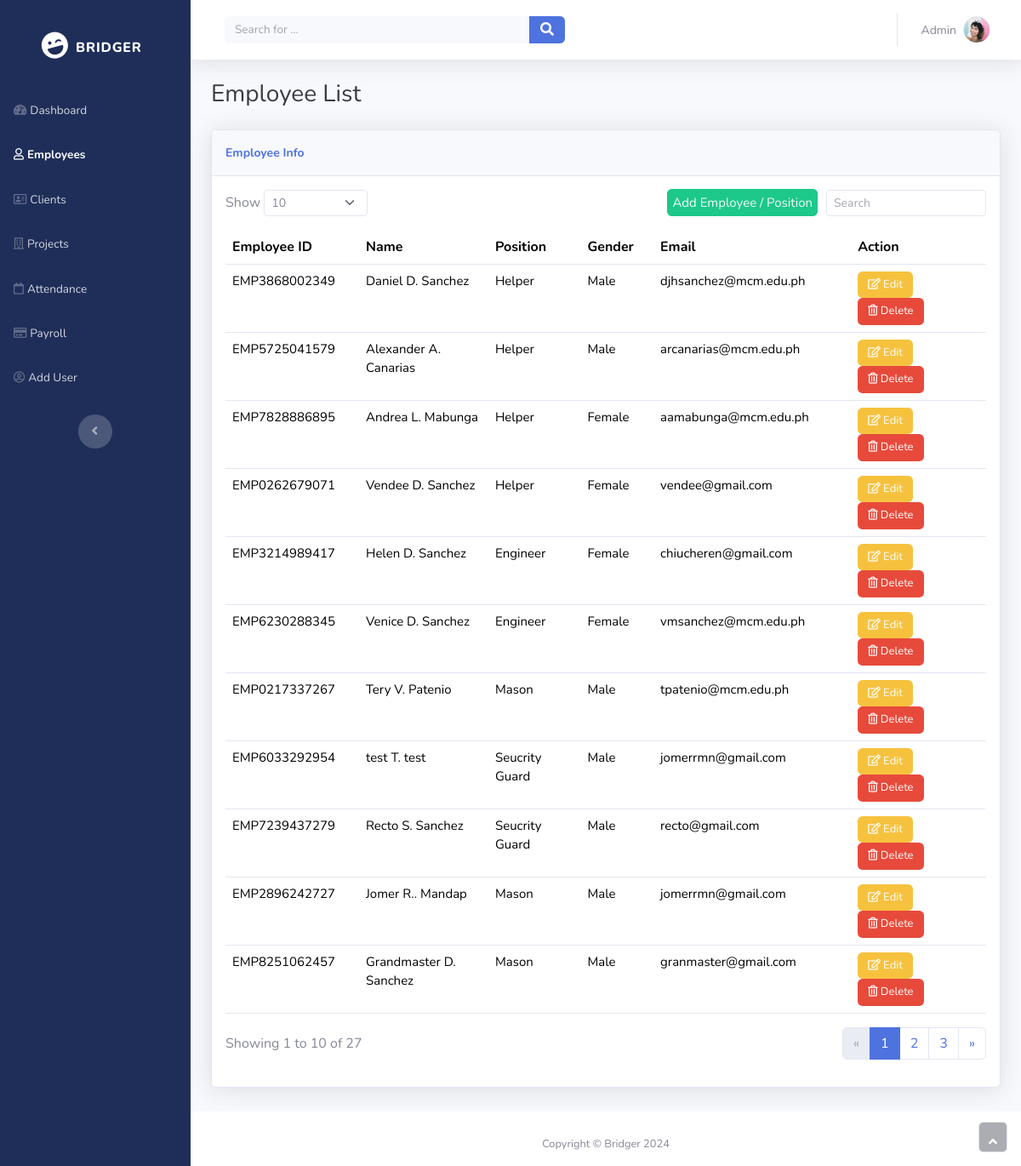
/n_employee, run on the app's committed database.
### tables this page shows
CREATE TABLE "employee" (
	"empID"	TEXT NOT NULL UNIQUE,
	"posID"	TEXT NOT NULL,
	"empFName"	TEXT NOT NULL,
	"empLName"	TEXT NOT NULL,
	"empInitial"	TEXT NOT NULL,
	"gender"	INTEGER NOT NULL,
	"birthdate"	TEXT NOT NULL,
	"age"	INTEGER NOT NULL,
	"contact"	NUMERIC NOT NULL,
	"email"	TEXT NOT NULL,
	PRIMARY KEY("empID"),
	FOREIGN KEY("posID") REFERENCES "position"("posID")
);

CREATE TABLE "position" (
	"posID"	TEXT NOT NULL UNIQUE,
	"type"	TEXT NOT NULL,
	PRIMARY KEY("posID")
);

CREATE TABLE "gender" (
	"gender_id"	INTEGER NOT NULL UNIQUE,
	"type"	TEXT NOT NULL,
	PRIMARY KEY("gender_id")
);

### app.py (the view)
@app.route('/n_employee')
def view_employees():
    try:
        connection = get_db_connection()
        cursor = connection.cursor()
        cursor.execute("SELECT * FROM EmployeeInfo")
        employees = cursor.fetchall()
        return render_template('n_employee.html', employees=employees)
    except Exception as e:
        return render_template('n_employee.html', message="Error fetching employees: {}".format(e))
    finally:
        connection.close()

### app.py (called while the page is built)
def get_db_connection():
    connection = sqlite3.connect('test.db')
    connection.row_factory = sqlite3.Row
    return connection

### templates/n_employee.html (shortened to what this page needs)
<!DOCTYPE html>
<html data-bs-theme="light" lang="en">
<head>
    <link rel="stylesheet" href="{{ url_for('static', filename='bootstrap/css/bootstrap.min.css') }}">
    <link rel="stylesheet" href="{{ url_for('static', filename='fonts/fontawesome-all.min.css') }}">
</head>
<body id="page-top">
    <div id="wrapper">
        <nav class="navbar align-items-start sidebar sidebar-dark accordion bg-gradient-primary p-0 navbar-dark" style="background: #1f2e59;--bs-primary: #1f2e59;--bs-primary-rgb: 31,46,89;">
            <div class="container-fluid d-flex flex-column p-0"><a class="navbar-brand d-flex justify-content-center align-items-center sidebar-brand m-0" href="#" style="padding-bottom: 79px;">
                    <div class="sidebar-brand-icon rotate-n-15"><i class="fas fa-laugh-wink" style="padding-bottom: 0px;padding-top: 63px;"></i></div>
                    <div class="sidebar-brand-text mx-3" style="padding-bottom: 0px;padding-top: 63px;"><span style="padding-bottom: 0px;padding-top: 63px;">bridger</span></div>
                </a>
                <ul class="navbar-nav text-light" id="accordionSidebar">
                    <li class="nav-item"><a class="nav-link" href="/n_dashboard"><i class="fas fa-tachometer-alt"></i><span>Dashboard</span></a></li>
                    <li class="nav-item"><a class="nav-link active" href="/n_employee"><i class="far fa-user"></i><span>Employees</span></a></li>
                    <li class="nav-item"><a class="nav-link" href="/n_client"><i class="far fa-address-card"></i><span>Clients</span></a></li>
                    <li class="nav-item"><a class="nav-link" href="/n_project"><i class="far fa-building"></i><span>Projects</span></a></li>
                    <li class="nav-item"><a class="nav-link" href="/n_attendance_project"><i class="far fa-calendar"></i><span>Attendance</span></a></li>
                    <li class="nav-item"><a class="nav-link" href="/n_payslip"><i class="far fa-credit-card"></i><span>Payroll</span></a></li>
                    <li class="nav-item"><a class="nav-link" href="/add_user"><i class="far fa-user-circle"></i></i><span>Add User</span></a></li>
                </ul>
                <div class="text-center d-none d-md-inline"><button class="btn rounded-circle border-0" id="sidebarToggle" type="button"></button></div>
            </div>
        </nav>
        <div class="d-flex flex-column" id="content-wrapper">
            <div id="content">
                <nav class="navbar navbar-expand bg-white shadow mb-4 topbar static-top navbar-light">
                    <div class="container-fluid"><button class="btn btn-link d-md-none rounded-circle me-3" id="sidebarToggleTop" type="button"></button>
                        <form id="searchForm" class="d-none d-sm-inline-block me-auto ms-md-3 my-2 my-md-0 mw-100 navbar-search" onsubmit="searchEmployee(); return false;">
                            <div class="input-group">
                                <input id="searchInput" class="bg-light form-control border-0 small" type="text" placeholder="Search for ...">
                                <button class="btn btn-primary py-0" type="submit"><i class="fas fa-search"></i></button>
                            </div>
                        </form>
                        <ul class="navbar-nav flex-nowrap ms-auto">
                            <li class="nav-item dropdown no-arrow">
                                <div class="nav-item dropdown no-arrow"><a class="dropdown-toggle nav-link" aria-expanded="false" data-bs-toggle="dropdown" href="#"><span class="d-none d-lg-inline me-2 text-gray-600 small">Admin</span><img class="border rounded-circle img-profile" src="{{ url_for('static', filename='img/avatars/avatar1.jpeg') }}"></a>
                                </div>
                            </li>
                        </ul>
                    </div>
                </nav>
                <div class="container-fluid">
                    <h3 class="text-dark mb-4">Employee List</h3>
                    <div class="card shadow">
                        <div class="card-header py-3" style="font-size: 14px;">
                            <p class="text-primary m-0 fw-bold">Employee Info</p>
                        </div>
                        <div class="card-body">
                            <div class="row">
                                <div class="col-md-6 text-nowrap">
                                    <div id="dataTable_length" class="dataTables_length" aria-controls="dataTable"><label class="form-label">Show&nbsp;<select class="d-inline-block form-select form-select-sm">
                                                <option value="10" selected="">10</option>
                                            </select>&nbsp;</label></div>
                                </div>
                                <div class="col-md-6">
                                    <div class="text-md-end dataTables_filter" id="dataTable_filter">
                                        <a href="/n_add_emp" style="margin-right: 10px;border-radius: 6px;border-style: solid;border-color: var(--bs-form-valid-color);background: var(--bs-form-valid-color);color: var(--bs-card-cap-bg);padding-right: 3px;padding-top: 3px;padding-bottom: 3px;padding-left: 3px;text-decoration: none;font-size: 15px;">Add Employee / Position</a><label class="form-label">
                                        <input type="search" class="form-control form-control-sm" aria-controls="dataTable" placeholder="Search"></label></div>
                                </div>
                            </div>
                            <div class="table-responsive table mt-2" id="dataTable" role="grid" aria-describedby="dataTable_info">
                                <table class="table my-0" id="dataTable">
                                    <thead>
                                        <tr>
                                            <th style="width: 43px;padding-right: 0px;">Employee ID</th>
                                            <th style="width: 30px;">Name</th>
                                            <th style="width: 30px;">Position</th>
                                            <th style="width: 30px;">Gender</th>
                                            <th style="width: 30px;">Email</th>
                                            <th style="width: 130.594px;">Action</th>
                                        </tr>
                                    </thead>
                                    <tbody>
                                    {% for employee in employees %}
                                        <tr id="employee_row_{{ employee[0] }}">
                                            <td style="padding-right: 0px;font-size: 15px;width: 107.969px;">{{ employee[0] }}</td>
                                            <td style="width: 124.969px;font-size: 15px;">{{ employee[1] }} {{ employee[3] }}. {{ employee[2] }}</td>
                                            <td style="width: 89.266px;font-size: 15px;">{{ employee[4] }}</td>
                                            <td style="font-size: 15px;width: 53.0312px;">{{ employee[5] }}</td>
                                            <td style="width: 125.047px;font-size: 15px;">{{ employee[6] }}</td>
                                            <td><button class="btn btn-primary" type="button" style="margin-right: 10px;background: var(--bs-yellow);border-style: none;font-size: 13px;"><i class="far fa-edit"></i>&nbsp;Edit</button>
                                                <button class="btn btn-primary delete-btn" type="button" style="background: var(--bs-form-invalid-border-color);border-style: none;font-size: 13px;" onclick="deleteEmployee('{{ employee[0] }}')">
                                                    <i class="far fa-trash-alt"></i>&nbsp;Delete
                                                </button>
                                            </td>
                                        </tr>
                                    {% endfor %}
                                    </tbody>
                                </table>
                            </div>
                            <div class="row">
                                <div class="col-md-6 align-self-center">
                                    <p id="dataTable_info" class="dataTables_info" role="status" aria-live="polite">Showing 1 to 10 of 27</p>
                                </div>
                                <div class="col-md-6">
                                    <nav class="d-lg-flex justify-content-lg-end dataTables_paginate paging_simple_numbers">
                                        <ul class="pagination">
                                            <li class="page-item disabled"><a class="page-link" aria-label="Previous" href="#"><span aria-hidden="true">«</span></a></li>
                                            <li class="page-item active"><a class="page-link" href="#">1</a></li>
                                            <li class="page-item"><a class="page-link" href="#">2</a></li>
                                            <li class="page-item"><a class="page-link" href="#">3</a></li>
                                            <li class="page-item"><a class="page-link" aria-label="Next" href="#"><span aria-hidden="true">»</span></a></li>
                                        </ul>
                                    </nav>
                                </div>
                            </div>
                        </div>
                    </div>
                </div>
            </div>
            <footer class="bg-white sticky-footer" style="height: 62.8px;margin-top: 28px;">
                <div class="container my-auto">
                    <div class="text-center my-auto copyright"><span>Copyright © Bridger 2024</span></div>
                </div>
            </footer>
        </div><a class="border rounded d-inline scroll-to-top" href="#page-top" style="height: 36px;width: 34px;"><i class="fas fa-angle-up"></i></a>
    </div>
</body>
</html>

### data on the page
employee: empID "EMP3868002349", empFName "Daniel", empInitial "D", empLName "Sanchez", type "Helper", type "Male", email "djhsanchez@mcm.edu.ph"
employee: empID "EMP5725041579", empFName "Alexander", empInitial "A", empLName "Canarias", type "Helper", type "Male", email "arcanarias@mcm.edu.ph"
employee: empID "EMP7828886895", empFName "Andrea", empInitial "L", empLName "Mabunga", type "Helper", type "Female", email "aamabunga@mcm.edu.ph"
employee: empID "EMP0262679071", empFName "Vendee", empInitial "D", empLName "Sanchez", type "Helper", type "Female", email "vendee@gmail.com"
employee: empID "EMP3214989417", empFName "Helen", empInitial "D", empLName "Sanchez", type "Engineer", type "Female", email "chiucheren@gmail.com"
employee: empID "EMP6230288345", empFName "Venice", empInitial "D", empLName "Sanchez", type "Engineer", type "Female", email "vmsanchez@mcm.edu.ph"
employee: empID "EMP0217337267", empFName "Tery", empInitial "V", empLName "Patenio", type "Mason", type "Male", email "tpatenio@mcm.edu.ph"
employee: empID "EMP6033292954", empFName "test", empInitial "T", empLName "test", type "Seucrity Guard", type "Male", email "jomerrmn@gmail.com"
employee: empID "EMP7239437279", empFName "Recto", empInitial "S", empLName "Sanchez", type "Seucrity Guard", type "Male", email "recto@gmail.com"
employee: empID "EMP2896242727", empFName "Jomer", empInitial "R.", empLName "Mandap", type "Mason", type "Male", email "jomerrmn@gmail.com"
employee: empID "EMP8251062457", empFName "Grandmaster", empInitial "D", empLName "Sanchez", type "Mason", type "Male", email "granmaster@gmail.com"
